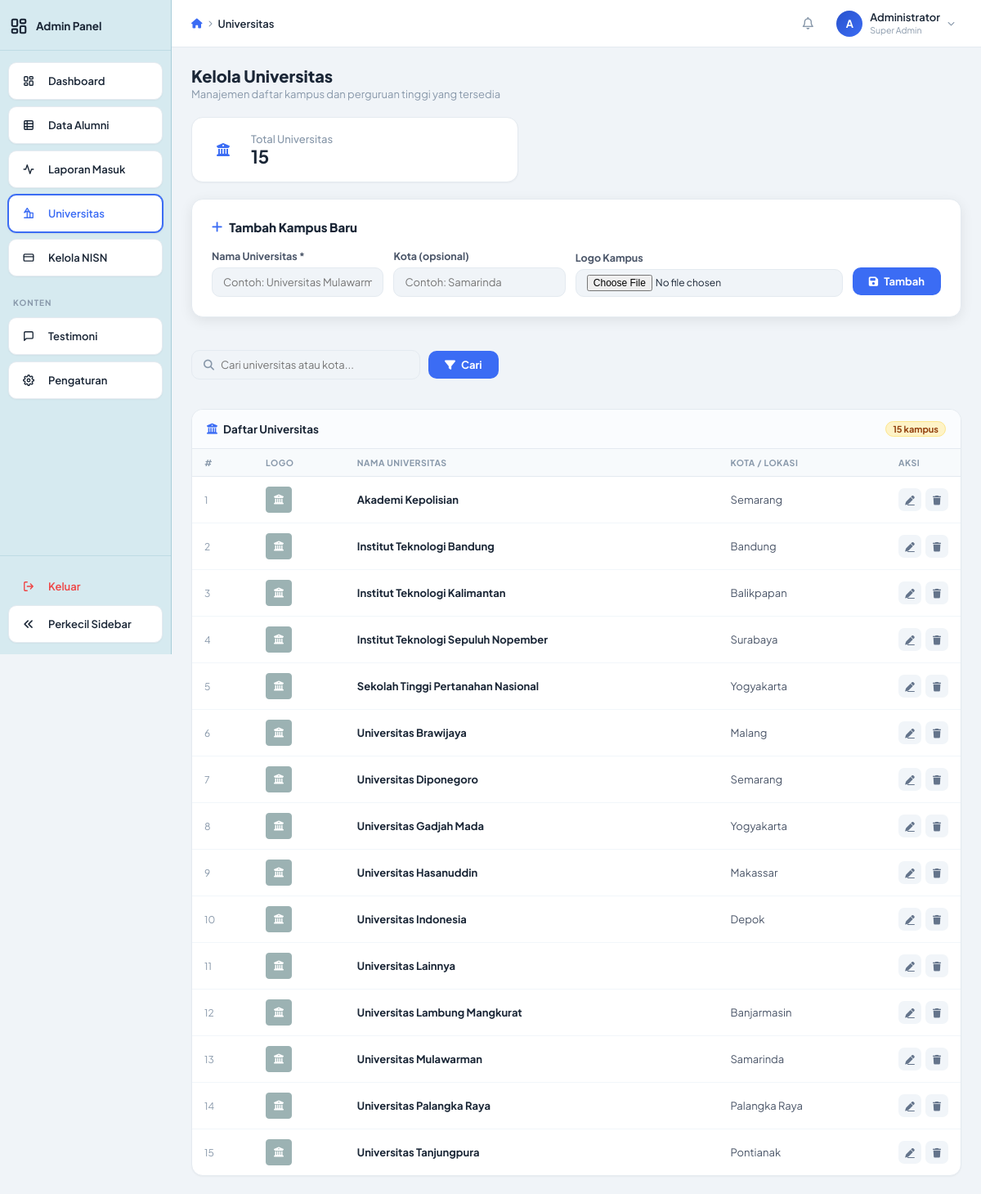
/php/admin/universitas.php (signed in), run on the app's committed database.
### tables this page shows
CREATE TABLE IF NOT EXISTS universitas (
  id         INT AUTO_INCREMENT PRIMARY KEY,
  kode       VARCHAR(20)  NOT NULL UNIQUE,
  nama       VARCHAR(200) NOT NULL,
  kota       VARCHAR(100),
  pulau      VARCHAR(50),
  lat        DECIMAL(9,6),
  lng        DECIMAL(9,6),
  created_at TIMESTAMP DEFAULT CURRENT_TIMESTAMP
);

### php/admin/db.php (called while the page is built, shortened)
<?php
function clean(string $str): string {
    return htmlspecialchars(strip_tags(trim($str)), ENT_QUOTES, 'UTF-8');
}

### php/admin/universitas.php (the view, shortened to what this page needs)
<?php
require_once __DIR__ . '/db.php';
$db  = getDB();
try {
    $db->exec("ALTER TABLE universitas ADD COLUMN logo VARCHAR(255) DEFAULT NULL");
} catch(Exception $e) {  }
$editRow = null;
$search   = clean($_GET['q'] ?? '');
$page     = max(1, (int)($_GET['page'] ?? 1));
$perPage  = 20;
$where = []; $params = [];
$whereStr = $where ? 'WHERE ' . implode(' AND ', $where) : '';
$total = $db->prepare("SELECT COUNT(*) FROM universitas $whereStr"); $total->execute($params); $total = $total->fetchColumn();
$offset = ($page-1)*$perPage;
$list = $db->prepare("SELECT * FROM universitas $whereStr ORDER BY nama ASC LIMIT $perPage OFFSET $offset");
$list->execute($params);
$univRows = $list->fetchAll();
$totalUniv = $db->query("SELECT COUNT(*) FROM universitas")->fetchColumn();
?>
<!DOCTYPE html>
<html lang="id">
<head>
  <link rel="stylesheet" href="https://cdnjs.cloudflare.com/ajax/libs/font-awesome/6.4.0/css/all.min.css">
  <link rel="stylesheet" href="../../css/admin.css">
</head>
<body class="admin-page" id="adminPage">
<?php include 'sidebar.php'; ?>
<div class="main-wrap">
  <header class="topbar">
    <div class="topbar-left">
      <div class="breadcrumb">
        <span class="breadcrumb-home"><i class="fa-solid fa-house"></i></span>
        <span class="sep"><i class="fa-solid fa-chevron-right"></i></span>
        <span class="breadcrumb-active">Universitas</span>
      </div>
    </div>
    <div class="topbar-right"><?php include 'topbar-avatar.php'; ?></div>
  </header>
  <main class="content">
    <div class="page-title">
      <div>
        <h2>Kelola Universitas</h2>
        <p>Manajemen daftar kampus dan perguruan tinggi yang tersedia</p>
      </div>
    </div>
    <div class="stats-grid" style="grid-template-columns:repeat(1, 400px);">
      <div class="stat-card stat-card-sm">
        <div class="stat-icon-wrap"><i class="fa-solid fa-building-columns" style="color:#3b6cf4;"></i></div>
        <div class="stat-body"><p class="stat-label">Total Universitas</p><h3 class="stat-value"><?= $totalUniv ?></h3></div>
      </div>
    </div>
    <div class="form-panel">
      <h3><i class="fa-solid fa-<?= $editRow ? 'pen' : 'plus' ?>" style="color:var(--accent);"></i>
        <?= $editRow ? 'Edit Universitas' : 'Tambah Kampus Baru' ?>
      </h3>
      <form method="POST" enctype="multipart/form-data">
        <div class="form-row-inline">
          <div class="f-group" style="flex:1;min-width:180px;">
            <label>Nama Universitas *</label>
            <input type="text" name="nama" placeholder="Contoh: Universitas Mulawarman" required
              value="<?= $editRow ? htmlspecialchars($editRow['nama']) : '' ?>">
          </div>
          <div class="f-group" style="flex:1;min-width:140px;">
            <label>Kota (opsional)</label>
            <input type="text" name="kota" placeholder="Contoh: Samarinda"
              value="<?= $editRow ? htmlspecialchars($editRow['kota']) : '' ?>">
          </div>
          <div class="f-group" style="flex:0 0 160px;">
            <label>Logo Kampus</label>
            <input type="file" name="logo" accept="image/png, image/jpeg, image/webp">
          </div>
          <button type="submit" class="btn-save" style="margin-bottom: 2px;">
            <i class="fa-solid fa-floppy-disk"></i> <?= $editRow ? 'Update' : 'Tambah' ?>
          </button>
        </div>
      </form>
    </div>
    <form method="GET">
      <div class="filter-row">
        <div class="search-admin">
          <i class="fa-solid fa-magnifying-glass" style="color:var(--muted);font-size:13px;"></i>
          <input type="text" name="q" value="<?= htmlspecialchars($search) ?>" placeholder="Cari universitas atau kota...">
        </div>
        <button type="submit" class="btn-save" style="align-self:auto;">
          <i class="fa-solid fa-filter"></i> Cari
        </button>
      </div>
    </form>
    <div class="card">
      <div class="card-header">
        <h3><i class="fa-solid fa-building-columns"></i> Daftar Universitas</h3>
        <span class="badge-pill"><?= $total ?> kampus</span>
      </div>
      <div class="table-wrap">
        <table class="data-table">
          <thead>
            <tr><th>#</th><th>Logo</th><th>Nama Universitas</th><th>Kota / Lokasi</th><th style="width: 80px;">Aksi</th></tr>
          </thead>
          <tbody>
            <?php if (empty($univRows)): ?>
            <tr><td colspan="5"><div class="empty-state"><i class="fa-solid fa-building-columns"></i><p>Tidak ada data universitas.</p></div></td></tr>
            <?php else: ?>
            <?php foreach ($univRows as $i => $u): $num = ($page-1)*$perPage + $i + 1; ?>
            <tr>
              <td style="color:var(--muted);font-size:12px;"><?= $num ?></td>
              <td>
                <?php if (!empty($u['logo'])): ?>
                <img src="../../uploads/logos/<?= htmlspecialchars($u['logo']) ?>" class="logo-thumb" alt="Logo">
                <?php else: ?>
                <div class="logo-thumb" style="display:flex;align-items:center;justify-content:center;background:#9cb2b3;color:#ffffff;border-color:#9cb2b3;">
                  <i class="fa-solid fa-building-columns" style="font-size:12px;"></i>
                </div>
                <?php endif; ?>
              </td>
              <td style="font-weight:700;"><?= htmlspecialchars($u['nama']) ?></td>
              <td style="color:var(--text-soft);"><?= htmlspecialchars($u['kota'] ?? '-') ?></td>
              <td>
                <div class="action-btns" style="justify-content: flex-start;">
                  <a href="?edit=<?= $u['id'] ?>" class="btn-icon blue-icon" title="Edit"><i class="fa-solid fa-pen"></i></a>
                  <form method="POST" style="display:contents;" onsubmit="return confirm('Hapus kampus <?= addslashes($u['nama']) ?>?')">
                    <button type="submit" class="btn-icon red-icon" title="Hapus"><i class="fa-solid fa-trash"></i></button>
                  </form>
                </div>
              </td>
            </tr>
            <?php endforeach; ?>
            <?php endif; ?>
          </tbody>
        </table>
      </div>
    </div>
  </main>
</div>
</body>
</html>

### php/admin/universitas.php (style rules this page uses)
.form-panel { background:var(--surface);border:1px solid var(--border);border-radius:var(--r-md);box-shadow:var(--shadow-md);padding:24px;margin-bottom:20px; }
.form-panel h3 { font-size:15px;font-weight:800;margin-bottom:18px;display:flex;align-items:center;gap:8px; }
.form-row-inline { display:flex;gap:12px;flex-wrap:wrap;align-items:flex-end; }
.f-group { display:flex;flex-direction:column;gap:6px; }
.f-group label { font-size:12.5px;font-weight:700;color:var(--text-soft); }
.f-group input { padding:9px 13px;border:1.5px solid var(--border);border-radius:var(--r-sm);font-family:var(--font);font-size:13px;color:var(--text);background:var(--bg);outline:none;transition:border-color .2s; }
.f-group input[type="file"] { padding:6px 13px; font-size:12px; }
.btn-save { padding:9px 20px;background:var(--accent);color:white;border:none;border-radius:var(--r-sm);font-family:var(--font);font-size:13px;font-weight:700;cursor:pointer;display:inline-flex;align-items:center;gap:7px;transition:background .15s;align-self:flex-end; }
.filter-row { display:flex;gap:10px;flex-wrap:wrap;align-items:center;margin-bottom:16px; }
.search-admin { display:flex;align-items:center;gap:8px;background:var(--bg);border:1px solid var(--border);border-radius:var(--r-sm);padding:9px 14px;flex:1;max-width:280px; }
.search-admin input { border:none;outline:none;background:none;font-family:var(--font);font-size:13px;width:100%;color:var(--text); }
.logo-thumb { width:32px; height:32px; border-radius:4px; object-fit:contain; background:#fff; border:1px solid var(--border); }

### data on the page
universitas: num "1", nama "Akademi Kepolisian", kota "Semarang"
universitas: num "2", nama "Institut Teknologi Bandung", kota "Bandung"
universitas: num "3", nama "Institut Teknologi Kalimantan", kota "Balikpapan"
universitas: num "4", nama "Institut Teknologi Sepuluh Nopember", kota "Surabaya"
universitas: num "5", nama "Sekolah Tinggi Pertanahan Nasional", kota "Yogyakarta"
universitas: num "6", nama "Universitas Brawijaya", kota "Malang"
universitas: num "7", nama "Universitas Diponegoro", kota "Semarang"
universitas: num "8", nama "Universitas Gadjah Mada", kota "Yogyakarta"
universitas: num "9", nama "Universitas Hasanuddin", kota "Makassar"
universitas: num "10", nama "Universitas Indonesia", kota "Depok"
universitas: num "11", nama "Universitas Lainnya"
universitas: num "12", nama "Universitas Lambung Mangkurat", kota "Banjarmasin"
universitas: num "13", nama "Universitas Mulawarman", kota "Samarinda"
universitas: num "14", nama "Universitas Palangka Raya", kota "Palangka Raya"
universitas: num "15", nama "Universitas Tanjungpura", kota "Pontianak"

### other printed values
mb_substr($_SESSION['admin_nama'] ?? 'A', 0, 1) "A"
$_SESSION['admin_nama'] "Administrator"
$totalUniv "15"
$total "15"
